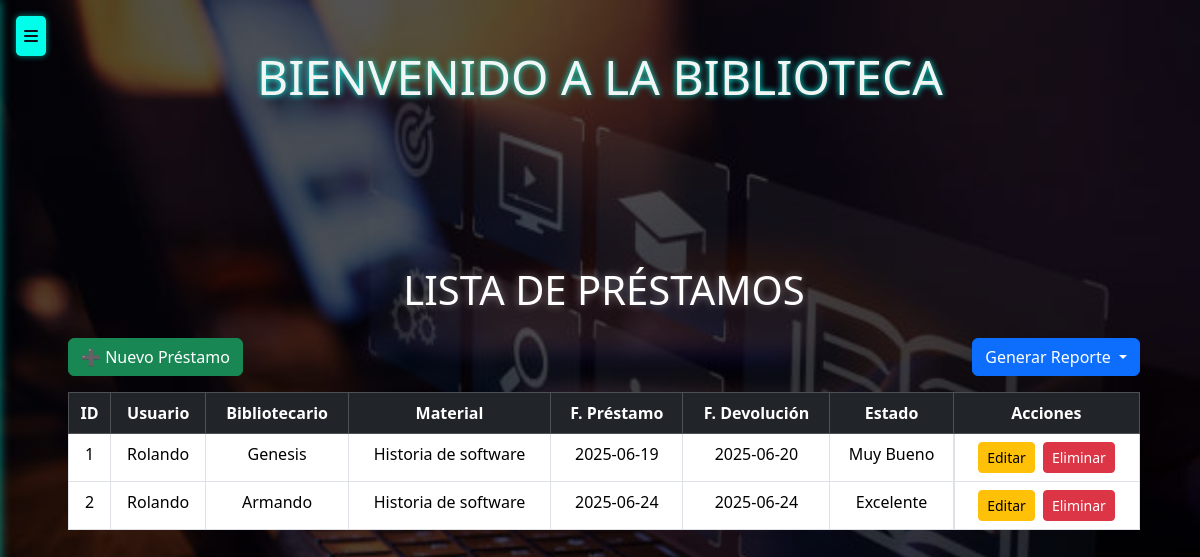
The app's page /prestamos/ (signed in) with its own data.
### models/prestamo_model.py (models this page shows, shortened)
class Prestamo(db.Model):
    __tablename__ = 'prestamos'
    id_prestamo = db.Column(db.Integer, primary_key=True)
    id_usuario = db.Column(db.Integer, db.ForeignKey('usuarios.id'), nullable=False)
    id_bibliotecario = db.Column(db.Integer, db.ForeignKey('bibliotecario.id_biblio'), nullable=False)
    id_material = db.Column(db.Integer, db.ForeignKey('materiales.id_material'), nullable=False)
    fecha_prestamo = db.Column(db.String(50), nullable=False)
    fecha_devolucion = db.Column(db.String(50), nullable=False)
    estado = db.Column(db.String(20), nullable=False)
    usuario = db.relationship("Usuario", backref="prestamos")
    bibliotecario = db.relationship("Bibliotecario", backref="prestamos")
    material = db.relationship("Material", backref="prestamos")
    @staticmethod
    def get_all():
        return Prestamo.query.all()

### controllers/prestamo_controllers.py (the view)
@prestamo_bp.route("/")
def index():
    prestamos = Prestamo.get_all()
    usuarios = Usuario.get_all()
    materiales = Material.get_all()
    return prestamo_view.list(prestamos, usuarios, materiales)

### models/material_model.py (called while the page is built)
    @staticmethod
    def get_all():
        return Material.query.all()

### models/usuario_model.py (called while the page is built)
    @staticmethod #no depende de la clase
    def get_all():
        return Usuario.query.all()

### views/prestamo_view.py (called while the page is built)
def list(prestamos, usuarios, materiales):
    return render_template("prestamos/index.html", prestamos=prestamos, usuarios=usuarios, materiales=materiales)

### templates/prestamos/index.html (shortened to what this page needs)
{% extends 'base.html' %}
{% block content %}
<div class="container mt-4" style="max-width: 1100px;">
    <h1 class="mb-4 text-center">Lista de Préstamos</h1>
    <div class="d-flex justify-content-between align-items-center mb-3">
        <a href="{{ url_for('prestamo.create') }}" class="btn btn-success">➕ Nuevo Préstamo</a>
        <div class="btn-group">
            <button class="btn btn-primary dropdown-toggle" data-bs-toggle="dropdown" aria-expanded="false">
                Generar Reporte
            </button>
        </div>
    </div>
    <table class="table table-hover table-bordered text-center mx-auto">
        <thead class="table-dark">
            <tr>
                <th>ID</th>
                <th>Usuario</th>
                <th>Bibliotecario</th>
                <th>Material</th>
                <th>F. Préstamo</th>
                <th>F. Devolución</th>
                <th>Estado</th>
                <th>Acciones</th>
            </tr>
        </thead>
        <tbody>
            {% for p in prestamos %}
            <tr>
                <td>{{ p.id_prestamo }}</td>
                <td>{{ (usuarios | selectattr("id", "equalto", p.id_usuario) | first).nombre }}</td>
                <td>{{ (usuarios | selectattr("id", "equalto", p.id_bibliotecario) | first).nombre }}</td>
                <td>{{ (materiales | selectattr("id_material", "equalto", p.id_material) | first).titulo if (materiales | selectattr("id_material", "equalto", p.id_material) | first) else "No encontrado" }}</td>
                <td>{{ p.fecha_prestamo }}</td>
                <td>{{ p.fecha_devolucion }}</td>
                <td>{{ p.estado }}</td>
                <td class="d-flex justify-content-center gap-2">
                    <a href="{{ url_for('prestamo.edit', id_prestamo=p.id_prestamo) }}" class="btn btn-sm btn-warning">Editar</a>
                    <a href="{{ url_for('prestamo.delete', id_prestamo=p.id_prestamo) }}" class="btn btn-sm btn-danger" onclick="return confirm('¿Eliminar este préstamo?')">Eliminar</a>
                </td>
            </tr>
            {% else %}
            <tr>
                <td colspan="8" class="text-center">No hay Préstamos registrados.</td>
            </tr>
            {% endfor %}
        </tbody>
    </table>
</div>
{% endblock %}

### templates/base.html (style rules this page uses)
body { background-image: url("/static/fondobiblio.jpg"); background-size: cover; background-repeat: no-repeat; background-position: center; background-attachment: fixed; min-height: 100vh; }
body::before { content: ""; position: fixed; top: 0; left: 0; width: 100%; height: 100%; background-color: rgba(0,0,0,0.65); z-index: -1; pointer-events: none; }
h1, h2 { color: #fff; text-shadow: 0 0 8px rgba(255,255,255,0.4); text-transform: uppercase; }
.container { padding-left: 1rem; padding-top: 4rem; }

### records on screen
Prestamo: id_prestamo "1", id_usuario "Rolando", id_bibliotecario "Genesis", id_material "Historia de software", fecha_prestamo "2025-06-19", fecha_devolucion "2025-06-20", estado "Muy Bueno"
Prestamo: id_prestamo "2", id_usuario "Rolando", id_bibliotecario "Armando", id_material "Historia de software", fecha_prestamo "2025-06-24", fecha_devolucion "2025-06-24", estado "Excelente"
